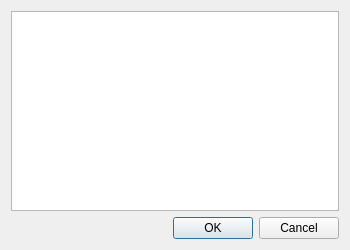
<?xml version="1.0" encoding="UTF-8"?>
<ui version="4.0">
 <class>Admin</class>
 <widget class="QDialog" name="Admin">
  <property name="geometry">
   <rect>
    <x>0</x>
    <y>0</y>
    <width>350</width>
    <height>250</height>
   </rect>
  </property>
  <property name="windowTitle">
   <string>Im Chat sind:</string>
  </property>
  <property name="windowIcon">
   <iconset>
    <normaloff>icon.ico</normaloff>icon.ico</iconset>
  </property>
  <layout class="QGridLayout" name="gridLayout">
   <item row="1" column="0">
    <widget class="QDialogButtonBox" name="buttonBox">
     <property name="orientation">
      <enum>Qt::Horizontal</enum>
     </property>
     <property name="standardButtons">
      <set>QDialogButtonBox::Cancel|QDialogButtonBox::Ok</set>
     </property>
    </widget>
   </item>
   <item row="0" column="0">
    <widget class="QListWidget" name="listWidget">
     <property name="sortingEnabled">
      <bool>false</bool>
     </property>
    </widget>
   </item>
  </layout>
 </widget>
 <resources/>
 <connections>
  <connection>
   <sender>buttonBox</sender>
   <signal>accepted()</signal>
   <receiver>Admin</receiver>
   <slot>accept()</slot>
   <hints>
    <hint type="sourcelabel">
     <x>248</x>
     <y>254</y>
    </hint>
    <hint type="destinationlabel">
     <x>157</x>
     <y>274</y>
    </hint>
   </hints>
  </connection>
  <connection>
   <sender>buttonBox</sender>
   <signal>rejected()</signal>
   <receiver>Admin</receiver>
   <slot>reject()</slot>
   <hints>
    <hint type="sourcelabel">
     <x>316</x>
     <y>260</y>
    </hint>
    <hint type="destinationlabel">
     <x>286</x>
     <y>274</y>
    </hint>
   </hints>
  </connection>
 </connections>
</ui>
